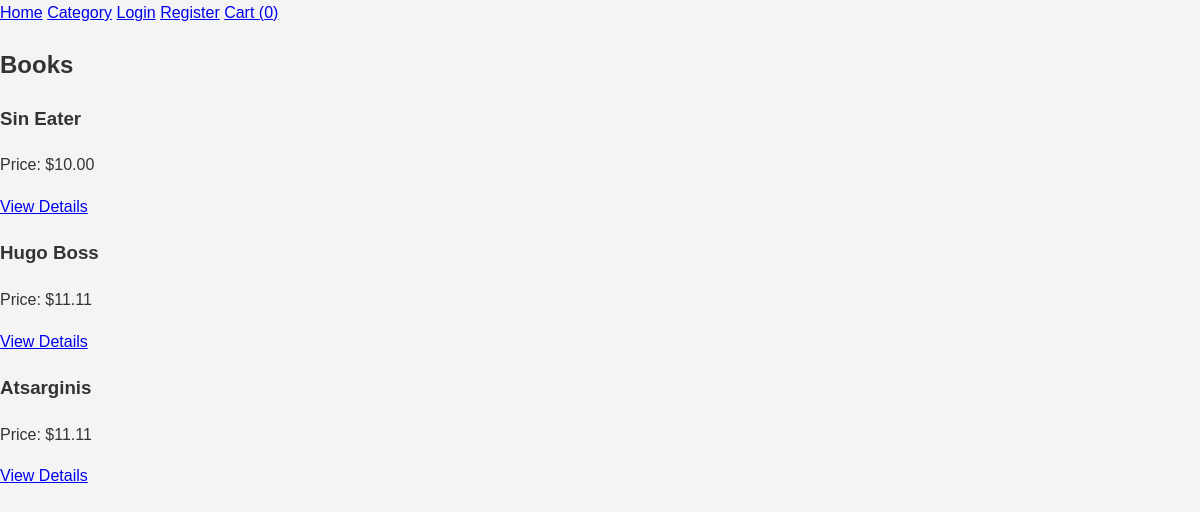
Page /category/1/ on the committed database.
### eshopas_app/models.py (models this page shows, shortened)
class Category(models.Model):
    name = models.CharField(max_length=100)
    type = models.SlugField(max_length=100, unique=True)
    description = models.TextField(blank=True)

class Product(models.Model):
    product_id = models.IntegerField(default=0)
    name = models.CharField(max_length=100)
    price = models.DecimalField(max_digits=10, decimal_places=2)  # increased max_digits
    category = models.ForeignKey(Category, on_delete=models.CASCADE, default=1)
    image = models.ImageField(upload_to='product_images/', blank=True, null=True)
    description = HTMLField()
    is_featured = models.BooleanField(default=True)
    stock = models.PositiveIntegerField(default=0)
    sales_discount = models.FloatField(default=0.0)
    string = models.TextField(blank=True, null=True)
    discount = models.FloatField(default=0.0)

### eshopas_app/views.py (the view)
# urls.py: path('category/<int:pk>/', views.category_detail, name='category_detail'),
def category_detail(request, pk):
    category = get_object_or_404(Category, pk=pk)
    products = Product.objects.filter(category=category)
    return render(request, 'category_detail.html', {'category': category, 'products': products})

### eshopas_app/templates/category_detail.html (shortened to what this page needs)
{% extends 'base.html' %}
{% block content %}
  <h2>{{ category.name }}</h2>
  {% for product in products %}
    <div class="product">
      <h3>{{ product.name }}</h3>
      <p>Price: ${{ product.price }}</p>
<a href="{% url 'eshopas_app:product_detail' product.id %}">View Details</a>
    </div>
  {% endfor %}
{% endblock %}

### static/css/styles.css (style rules this page uses)
body { font-family: Arial, sans-serif; line-height: 1.6; color: #333; background-color: #f4f4f4; margin: 0; padding: 0; }

### rows in the picture
Category: name "Books"
Product: name "Sin Eater", price "10.00"
Product: name "Hugo Boss", price "11.11"
Product: name "Atsarginis", price "11.11"
